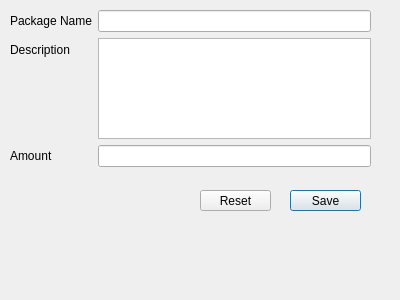
<?xml version="1.0" encoding="UTF-8"?>
<ui version="4.0">
 <class>AddPackage</class>
 <widget class="QDialog" name="AddPackage">
  <property name="windowModality">
   <enum>Qt::WindowModal</enum>
  </property>
  <property name="geometry">
   <rect>
    <x>0</x>
    <y>0</y>
    <width>400</width>
    <height>300</height>
   </rect>
  </property>
  <property name="maximumSize">
   <size>
    <width>400</width>
    <height>300</height>
   </size>
  </property>
  <property name="windowTitle">
   <string>Add Package</string>
  </property>
  <widget class="QWidget" name="formLayoutWidget">
   <property name="geometry">
    <rect>
     <x>10</x>
     <y>10</y>
     <width>361</width>
     <height>157</height>
    </rect>
   </property>
   <layout class="QFormLayout" name="formLayout">
    <item row="0" column="0">
     <widget class="QLabel" name="label">
      <property name="text">
       <string>Package Name</string>
      </property>
     </widget>
    </item>
    <item row="0" column="1">
     <widget class="QLineEdit" name="txtPackageName"/>
    </item>
    <item row="1" column="0">
     <widget class="QLabel" name="label_2">
      <property name="text">
       <string>Description</string>
      </property>
     </widget>
    </item>
    <item row="1" column="1">
     <widget class="QTextEdit" name="txtDescription"/>
    </item>
    <item row="2" column="0">
     <widget class="QLabel" name="label_3">
      <property name="text">
       <string>Amount</string>
      </property>
     </widget>
    </item>
    <item row="2" column="1">
     <widget class="QLineEdit" name="txtAmount"/>
    </item>
   </layout>
  </widget>
  <widget class="QPushButton" name="btnSave">
   <property name="geometry">
    <rect>
     <x>290</x>
     <y>190</y>
     <width>71</width>
     <height>21</height>
    </rect>
   </property>
   <property name="text">
    <string>Save</string>
   </property>
  </widget>
  <widget class="QPushButton" name="btnReset">
   <property name="geometry">
    <rect>
     <x>200</x>
     <y>190</y>
     <width>71</width>
     <height>21</height>
    </rect>
   </property>
   <property name="text">
    <string>Reset</string>
   </property>
  </widget>
 </widget>
 <resources/>
 <connections/>
</ui>
